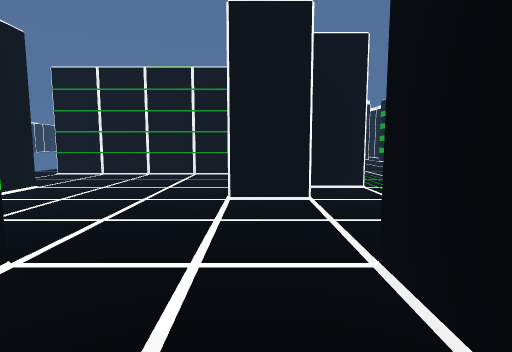
View 1 (above)

24 first-person views from a walk through a scene from a Unity 3-D project. The camera is 1.4 m above the floor, tilts 6° down and sees 80° across. Doors are open. The floor is counted in squares, 1 m on a side. Each view is taken from the middle of a square. On the plan, view 1 faces up. The plan holds only what a view shows up to about 14 squares ahead; the rest is blank. The place goes on beyond the plan. The player is left out.

View 2
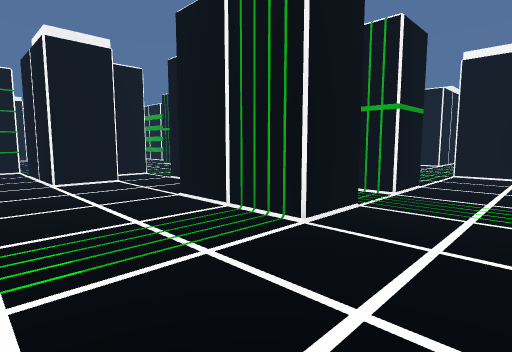

View 3
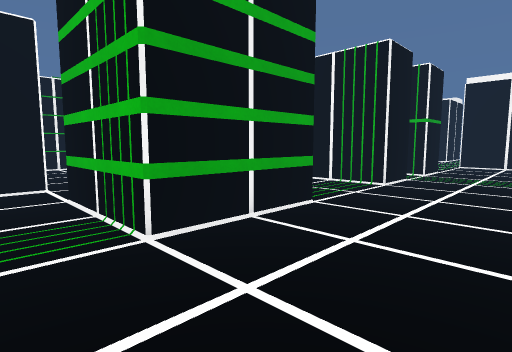

View 4
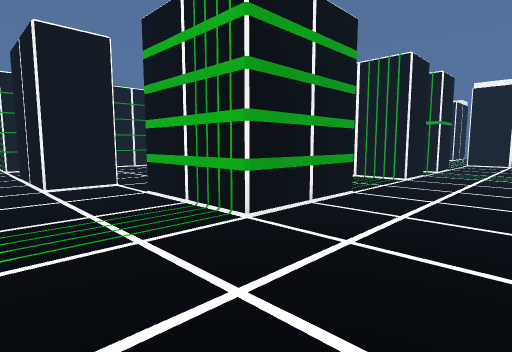

View 5
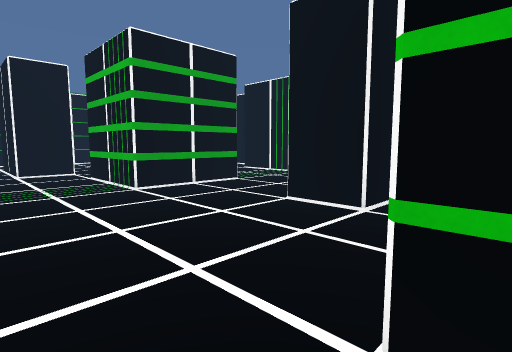

View 6
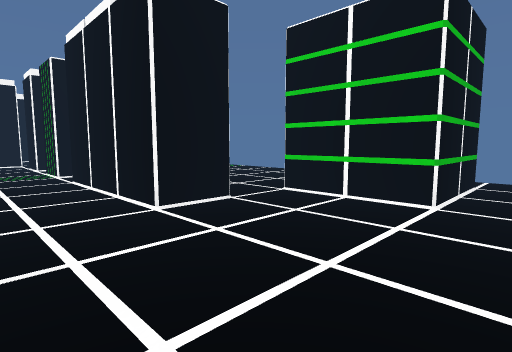

View 7
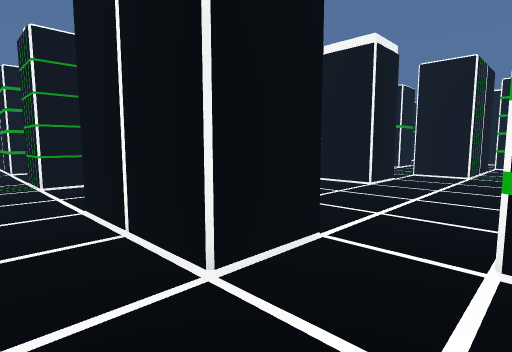

View 8
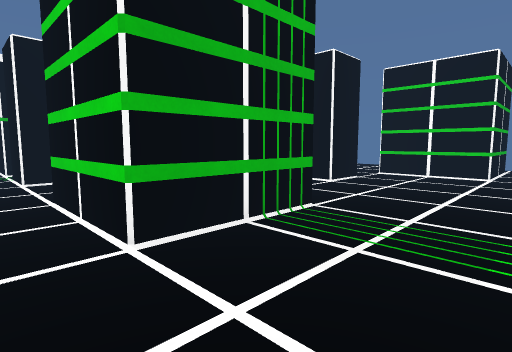

View 9
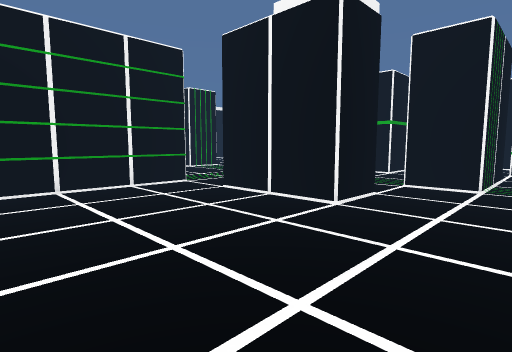

View 10
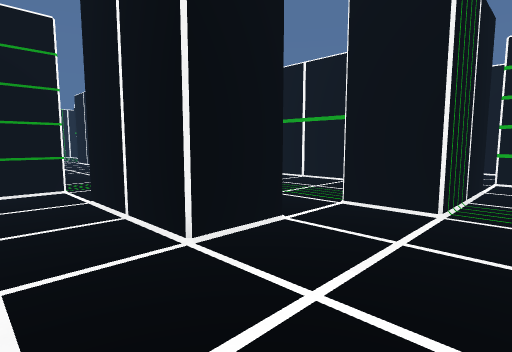

View 11
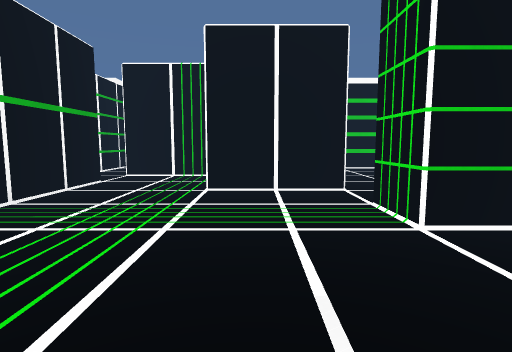

View 12
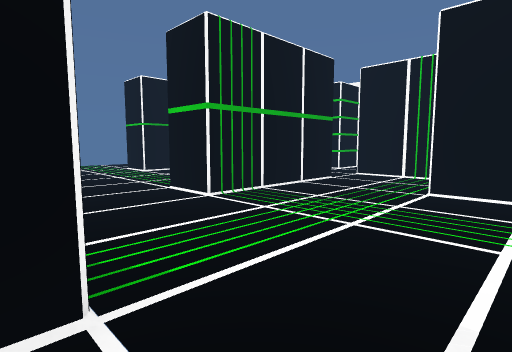

View 13
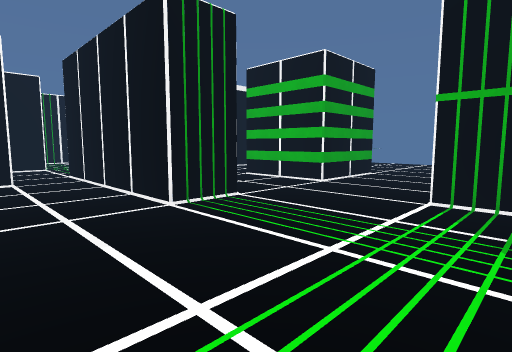

View 14
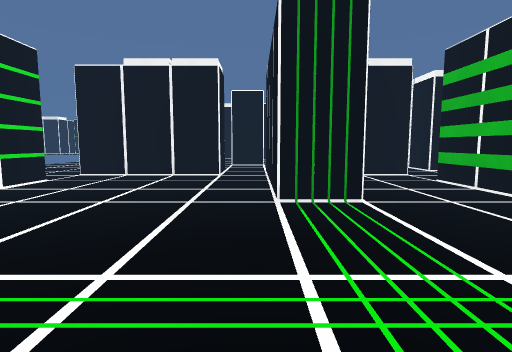

View 15
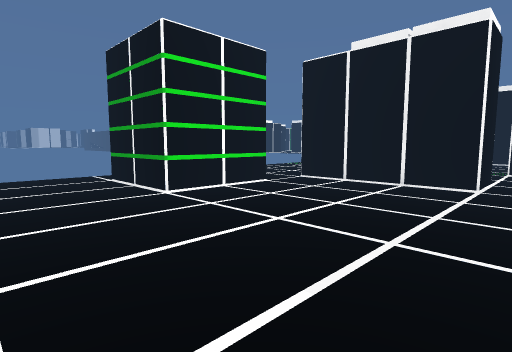

View 16
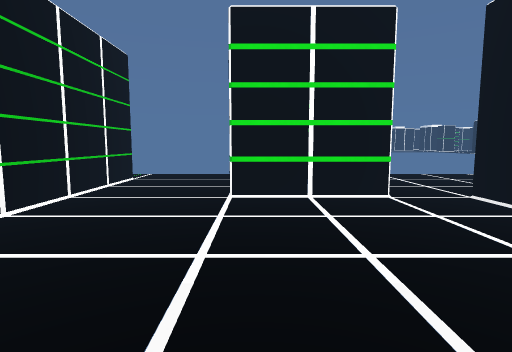

View 17
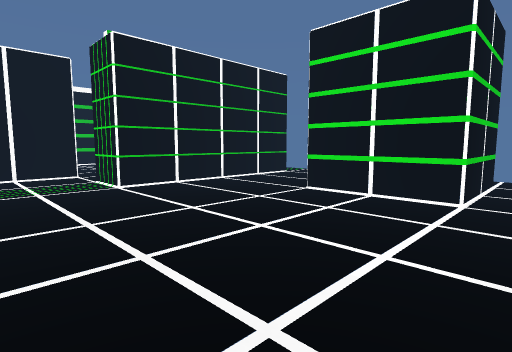

View 18
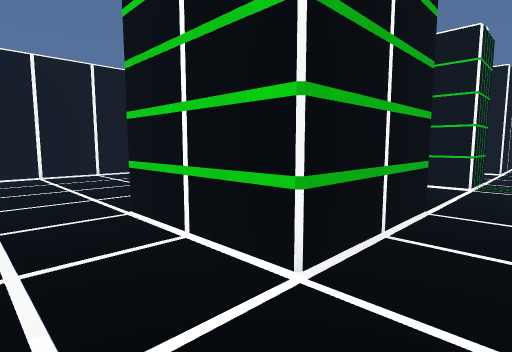

View 19
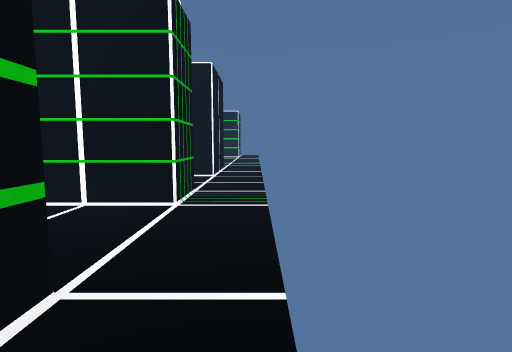

View 20
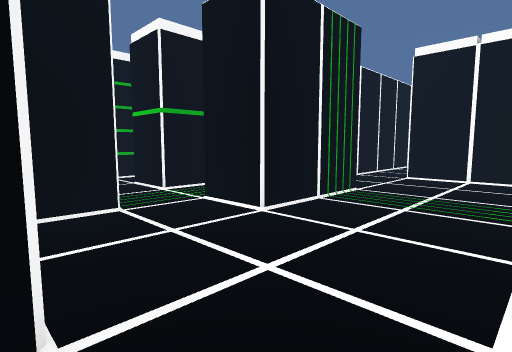

View 21
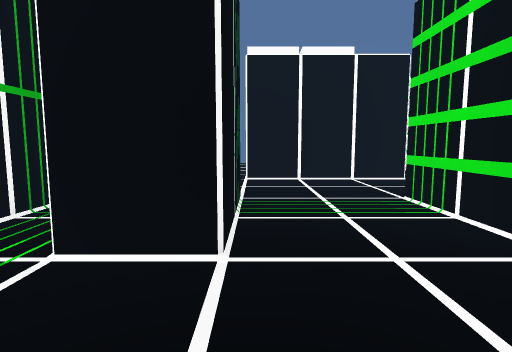

View 22
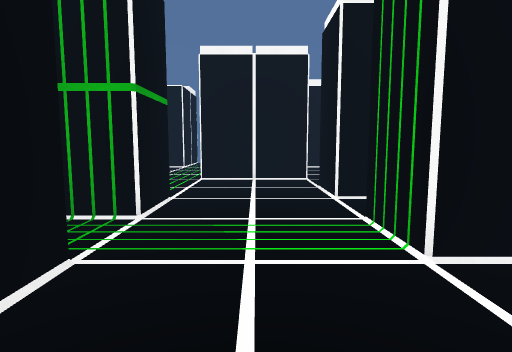

View 23
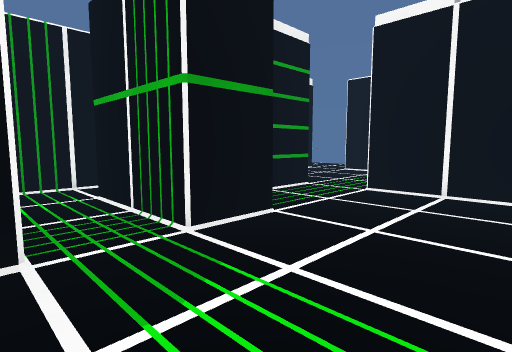

View 24
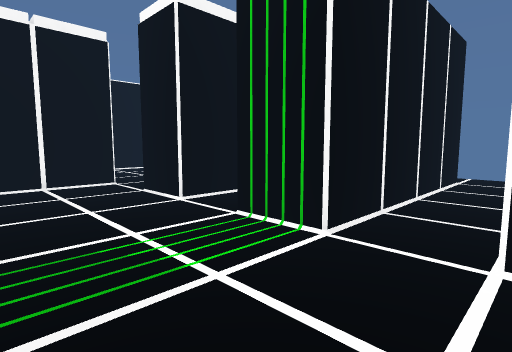

### Floor plan
Points are (right, up) in squares from view 1. A wall is a line through its corners. A room is listed if a view was taken in it or the views show most of it. See-through windows are left out.
Room 1 (views 1, 2, 3, 4, 5, 6, 7, 8, 9, 10, 20, 21, 22, 24)
walls: (-2.8, -0.8) (-7.1, -0.8) (-7.1, 3.4) (-2.8, 3.4) (-2.8, -0.8); (3.5, -0.8) (1.4, -0.8) (1.4, 3.4) (3.5, 3.4); (-7, 5.5) (-9.2, 5.5) (-9.2, 9.7) (-8.2, 9.7); (1.4, 7.6) (-0.7, 7.6) (-0.7, 11.9); (3.5, -5) (5.6, -5); (-4.9, -7.2) (-4.9, -5) (1.4, -5); (7.8, -0.8) (5.6, -0.8) (5.6, 3.4) (7.8, 3.4); (-7, 9.8) (-7, 8.2); (7.8, 5.5) (3.5, 5.5) (3.5, 7.6); (7.7, -5) (9.9, -5); (9.9, 2.4) (9.9, 3.2); (9.9, 5) (9.9, 5.5); (-0.7, 14) (-9.2, 14) (-9.2, 16.1); (12, 1.3) (10, 1.3); (12, -5) (12, -0.9); (-9.2, -13.5) (-9.2, -9.3) (-5, -9.3)
ways out: opening at (-10.5, 16.5) to room 2; opening at (-1, 13) to room 2; opening at (2.5, 8) to room 2; opening at (-5, -8) to room 3; opening at (2.5, -4) to room 3; opening at (7, -4) to room 3; opening at (9, 5); opening at (11, -5); opening at (12, 0)
Room 2 (views 11, 12, 13, 14, 15, 16, 17, 18, 19)
walls: (5.6, 20.3) (3.5, 20.3) (3.5, 27.5); (-4.9, 20.3) (-9.2, 20.3) (-9.2, 24.5) (-4.9, 24.5) (-4.9, 20.3); (1.4, 27.5) (1.4, 26.6) (-4.9, 26.6); (-0.7, 11.9) (3.5, 11.9); (11.4, 20.3) (9.9, 20.3) (9.9, 24.5); (3.5, 9.7) (1.8, 9.7); (-9.2, 16.1) (-0.7, 16.1) (-0.7, 14); (9.9, 26.6) (7.9, 26.6); (7.7, 9.8) (7.7, 16.1) (9.9, 16.1); (4.1, 7.6) (7.8, 7.6)
ways out: opening at (-10.5, 16.5) to room 1; opening at (-1, 13) to room 1; opening at (2.5, 8) to room 1; opening at (8, 9); opening at (10.5, 25.5); opening at (10.7, 18)
Room 3 (view 23)
walls: (3.5, -13.5) (3.5, -5); (7.7, -7) (7.7, -5); (-3.6, -7.2) (-4.9, -7.2)
ways out: opening at (-5, -8) to room 1; opening at (2.5, -4) to room 1; opening at (7, -4) to room 1

Where each view was taken, in squares from view 1:
view 1: 0 up, 0 right, facing up
view 2: 4 down, 3 left, facing up-right
view 3: 5 down, 9 left, facing up-right
view 4: 5 down, 11 left, facing up-right
view 5: 10 down, 11 left, facing up-right
view 6: 2 down, 11 left, facing down-right
view 7: 3 up, 11 left, facing up-right
view 8: 5 up, 11 left, facing down-right
view 9: 4 up, 7 left, facing up-right
view 10: 4 up, 3 left, facing up-right
view 11: 21 up, 2 right, facing down
view 12: 21 up, 1 right, facing down-right
view 13: 14 up, 0 right, facing up-right
view 14: 13 up, 3 right, facing up
view 15: 16 up, 3 right, facing up-left
view 16: 21 up, 3 right, facing left
view 17: 26 up, 3 right, facing down-left
view 18: 27 up, 11 left, facing down-right
view 19: 23 up, 11 left, facing down
view 20: 8 up, 3 left, facing down-right
view 21: 7 up, 1 right, facing down
view 22: 3 down, 0 right, facing right
view 23: 5 down, 3 right, facing up-right
view 24: 1 down, 1 right, facing down-right
